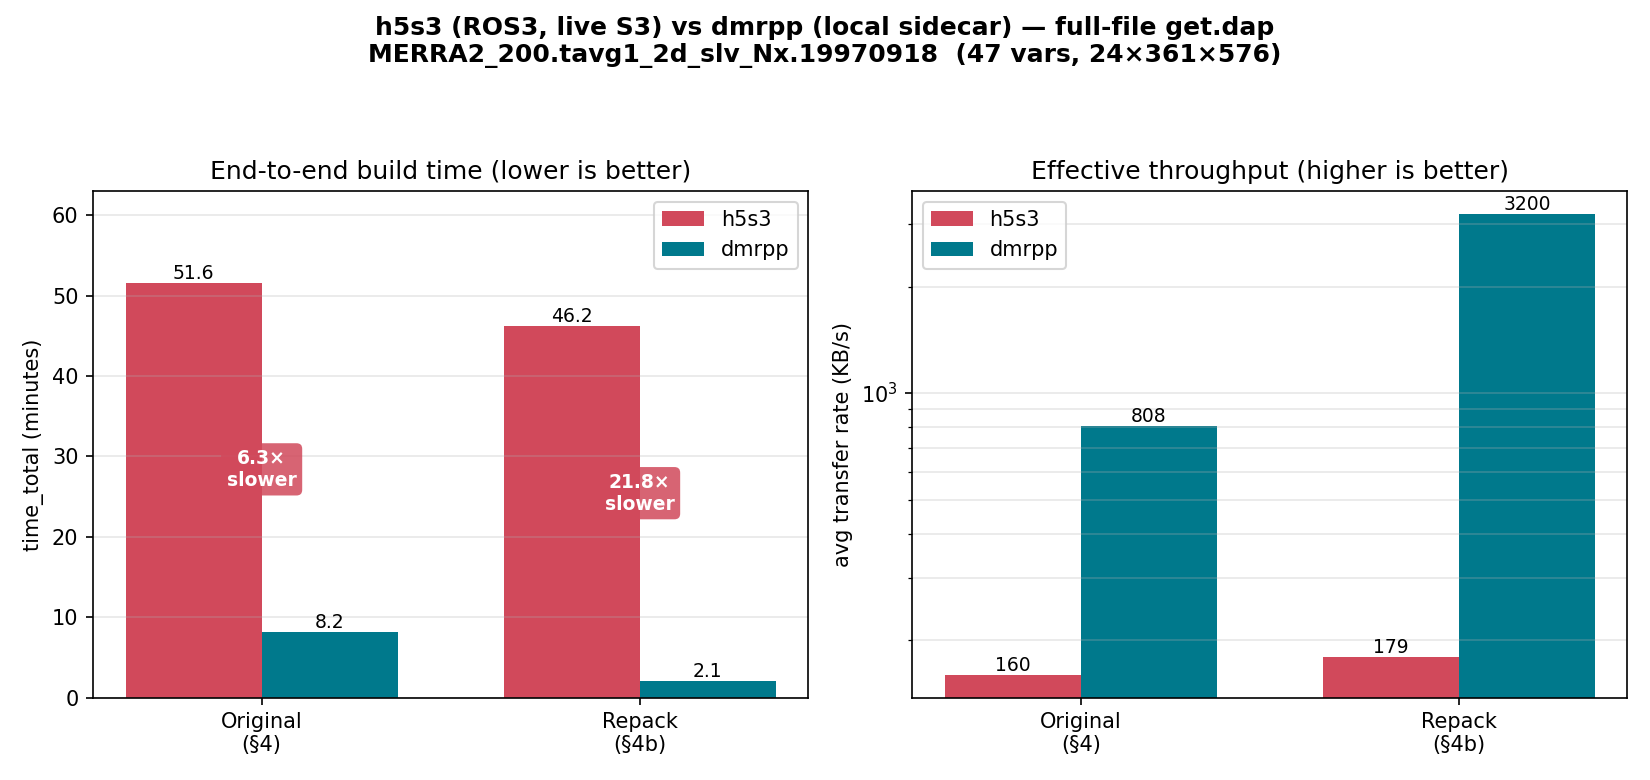

The Python source for this figure:
#!/usr/bin/env python3
"""Plot h5s3 vs dmrpp get.dap performance from H5S3_GETDAP_FINDINGS.md."""

import matplotlib

matplotlib.use("Agg")
import matplotlib.pyplot as plt

# Data from H5S3_GETDAP_FINDINGS.md (full-file get.dap -> fileout-netcdf, curl end-to-end)
datasets = ["Original\n(§4)", "Repack\n(§4b)"]
h5s3_time = [3097.5, 2774.3]          # seconds
dmrpp_time = [491.6, 127.2]           # seconds
h5s3_rate = [160, 179]               # KB/s
dmrpp_rate = [808, 3200]             # KB/s
speedups = [h / d for h, d in zip(h5s3_time, dmrpp_time)]  # ~6.3x, ~21.8x

C_H5S3 = "#d1495b"   # h5s3
C_DMRPP = "#00798c"  # dmrpp

fig, (ax1, ax2) = plt.subplots(1, 2, figsize=(11, 5.2))
fig.suptitle(
    "h5s3 (ROS3, live S3) vs dmrpp (local sidecar) — full-file get.dap\n"
    "MERRA2_200.tavg1_2d_slv_Nx.19970918  (47 vars, 24×361×576)",
    fontsize=12, fontweight="bold",
)

x = range(len(datasets))
w = 0.36

# --- Panel 1: total time (minutes) ---
h5s3_min = [t / 60 for t in h5s3_time]
dmrpp_min = [t / 60 for t in dmrpp_time]
b1 = ax1.bar([i - w / 2 for i in x], h5s3_min, w, label="h5s3", color=C_H5S3)
b2 = ax1.bar([i + w / 2 for i in x], dmrpp_min, w, label="dmrpp", color=C_DMRPP)
ax1.set_ylabel("time_total (minutes)")
ax1.set_title("End-to-end build time (lower is better)")
ax1.set_xticks(list(x))
ax1.set_xticklabels(datasets)
ax1.legend()
ax1.grid(axis="y", alpha=0.3)
ax1.set_ylim(0, max(h5s3_min) * 1.22)
for b in b1:
    ax1.text(b.get_x() + b.get_width() / 2, b.get_height(), f"{b.get_height():.1f}",
             ha="center", va="bottom", fontsize=9)
for b in b2:
    ax1.text(b.get_x() + b.get_width() / 2, b.get_height(), f"{b.get_height():.1f}",
             ha="center", va="bottom", fontsize=9)
# speedup annotations (centered between the two bars, below the bar tops)
for i, s in enumerate(speedups):
    ax1.text(i, h5s3_min[i] * 0.55,
             f"{s:.1f}×\nslower", ha="center", va="center",
             fontsize=9, fontweight="bold", color="white",
             bbox=dict(boxstyle="round,pad=0.3", fc=C_H5S3, ec="none", alpha=0.85))

# --- Panel 2: transfer rate (KB/s, log scale) ---
b3 = ax2.bar([i - w / 2 for i in x], h5s3_rate, w, label="h5s3", color=C_H5S3)
b4 = ax2.bar([i + w / 2 for i in x], dmrpp_rate, w, label="dmrpp", color=C_DMRPP)
ax2.set_ylabel("avg transfer rate (KB/s)")
ax2.set_title("Effective throughput (higher is better)")
ax2.set_yscale("log")
ax2.set_xticks(list(x))
ax2.set_xticklabels(datasets)
ax2.legend()
ax2.grid(axis="y", alpha=0.3, which="both")
for b in list(b3) + list(b4):
    ax2.text(b.get_x() + b.get_width() / 2, b.get_height(), f"{int(b.get_height())}",
             ha="center", va="bottom", fontsize=9)

fig.tight_layout(rect=(0, 0, 1, 0.93))
out = "h5s3_getdap_perf.png"
fig.savefig(out, dpi=150)
print("wrote", out)
